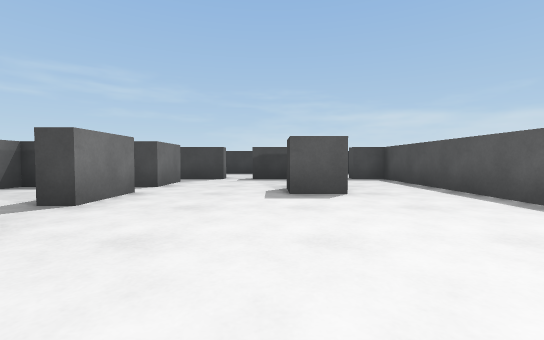
[1] (above)

14 first-person views from a walk through a scene from a Unity 3-D project. The camera is 0.58 m above the floor, tilts 2° down and sees 90° across. The floor is counted in squares, 1 m on a side. Each view is taken from the middle of a square. On the plan, view 1 faces up. The plan holds only what a view shows up to about 9 squares ahead; the rest is blank. The place goes on beyond the plan. The player character is not drawn.

[2]
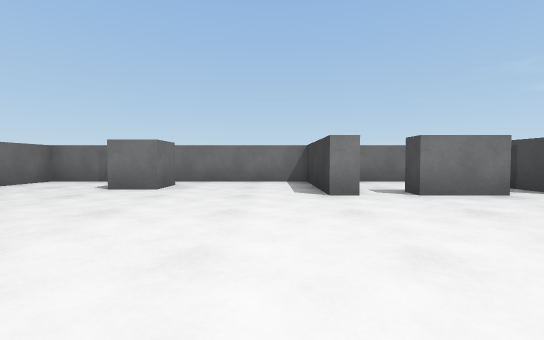

[3]
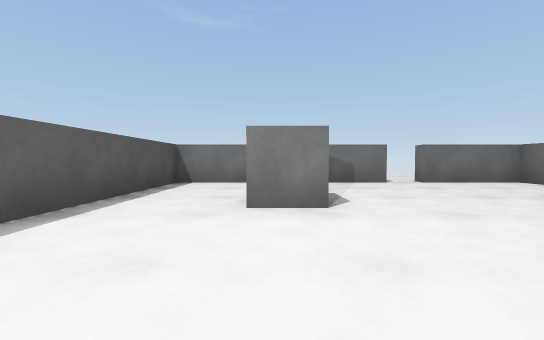

[4]
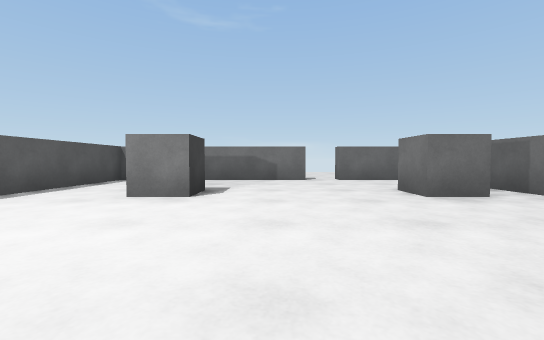

[5]
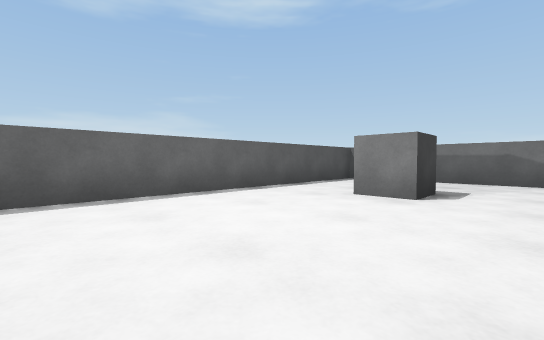

[6]
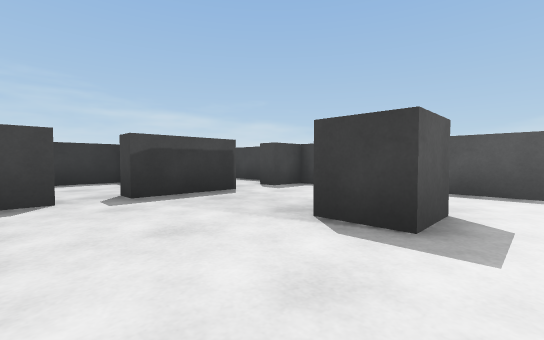

[7]
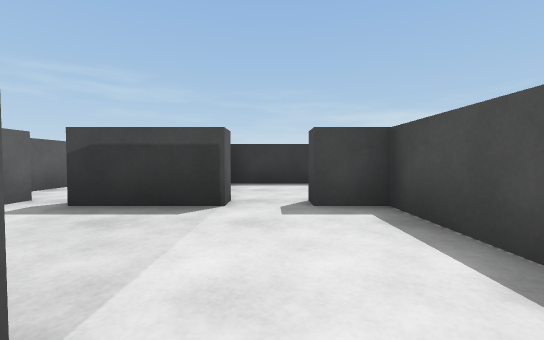

[8]
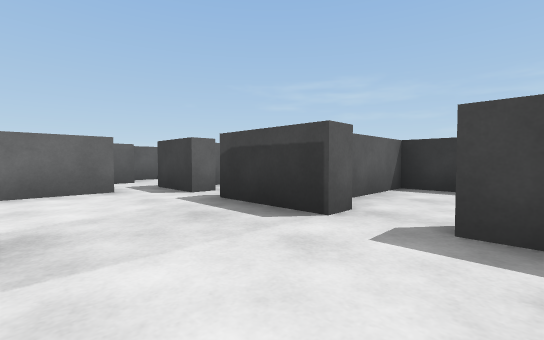

[9]
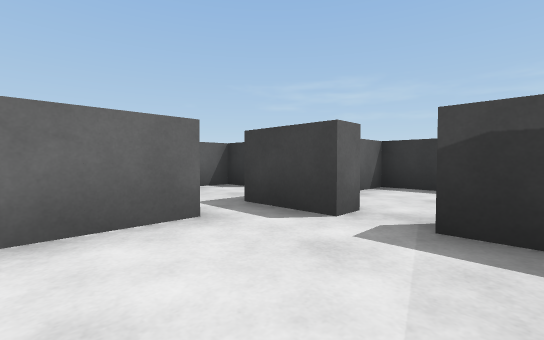

[10]
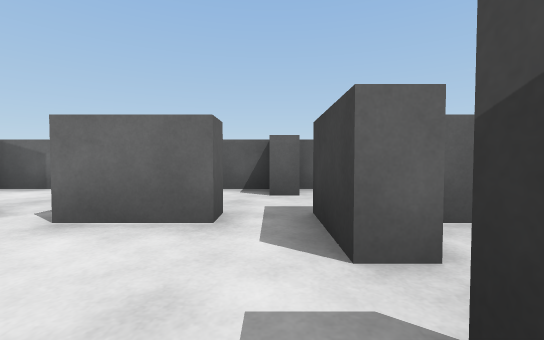

[11]
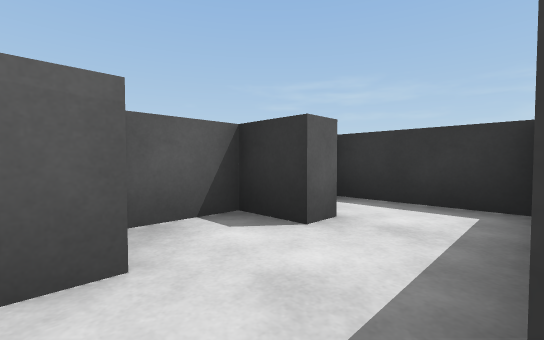

[12]
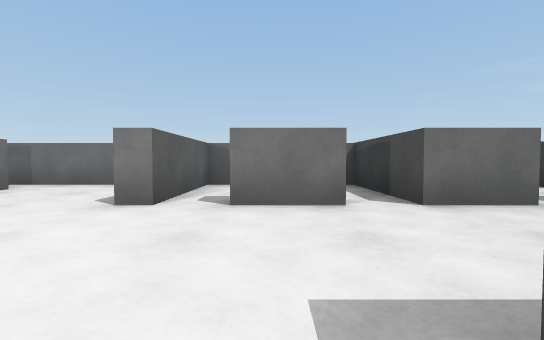

[13]
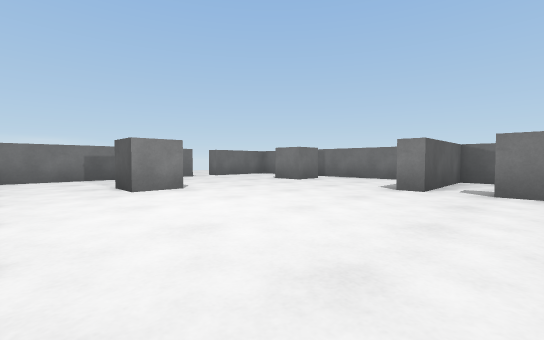

[14]
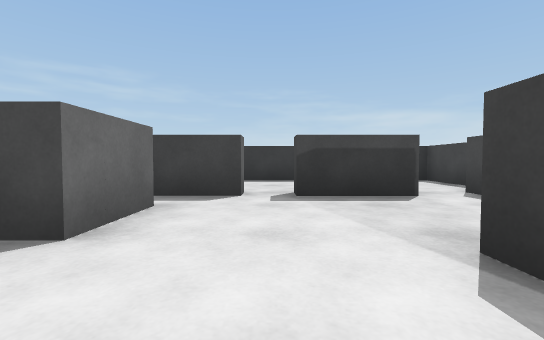

### Floor plan
Points are (right, up) in squares from view 1. A wall is a line through its corners. A room is listed if a view was taken in it or the views show most of it. See-through windows are left out.
Room 1 (views 1, 2, 3, 4, 5, 6, 7, 8, 9, 10, 12, 13, 14)
walls: (-2.5, 2.5) (-2.5, 2) (-5.5, 2) (-5.5, -5.1) (-3, -5.1); (0.3, -2.4) (0.3, -1.3) (1.4, -1.3) (1.4, -2.4); (1.4, 4.7) (0.3, 4.7) (0.3, 5.8); (-2.5, 5) (-2.5, 3.5); (-4.5, -1.3) (-3.5, -1.3) (-3.5, -2.4); (-2.1, -5.1) (3.5, -5.1) (3.5, 8.4) (2.5, 8.4) (2.5, 9); (-2.5, 7.5) (-2.5, 6); (-1.5, 8.4) (-3.1, 8.4); (1.4, 9) (1.4, 8.4) (-0.6, 8.4)
ways out: opening at (-3, 8) to room 2; opening at (-3, 3) to room 3; gap at (-3, 5) to room 3; opening at (-1, 9) to room 4; opening at (2, 9) to room 5
Room 2 (view 11)
walls: (-4.5, 8.5) (-4.5, 7.9); (-4.5, 10.5) (-4.5, 10) (-5.5, 10) (-5.5, 8.5); (-5.5, 8) (-5.5, 7); (-3, 7.5) (-2.5, 7.5); (-3, 11.9) (-5.5, 11.9)
ways out: opening at (-3, 8) to room 1
Room 3 (no view inside)
walls: (-2.5, 3.5) (-3.1, 3.5); (-2.5, 6) (-5.5, 6) (-5.5, 2.5) (-2.5, 2.5)
ways out: opening at (-3, 3) to room 1; gap at (-3, 5) to room 1
Room 4 (no view inside)
walls: (-1.5, 9) (-1.5, 8.4); (-0.6, 8.4) (-0.6, 9); (0.2, 11.9) (-2.5, 11.9) (-2.5, 9.5)
ways out: opening at (-1, 9) to room 1
Room 5 (no view inside)
walls: (3.5, 10) (3.5, 11.9) (0.9, 11.9) (0.9, 9.9)
ways out: opening at (2, 9) to room 1

Positions as (right, up) in squares from view 1, and headings:
1: (0, 0), facing up
2: (2, 1), facing left
3: (1, 2), facing down
4: (-1, 3), facing down
5: (-1, 3), facing down-right
6: (-2, 4), facing up-right
7: (2, 5), facing up
8: (3, 6), facing up-left
9: (0, 6), facing up-left
10: (0, 8), facing left
11: (-3, 8), facing up-left
12: (1, 4), facing left
13: (3, 4), facing down-left
14: (-1, 4), facing up
